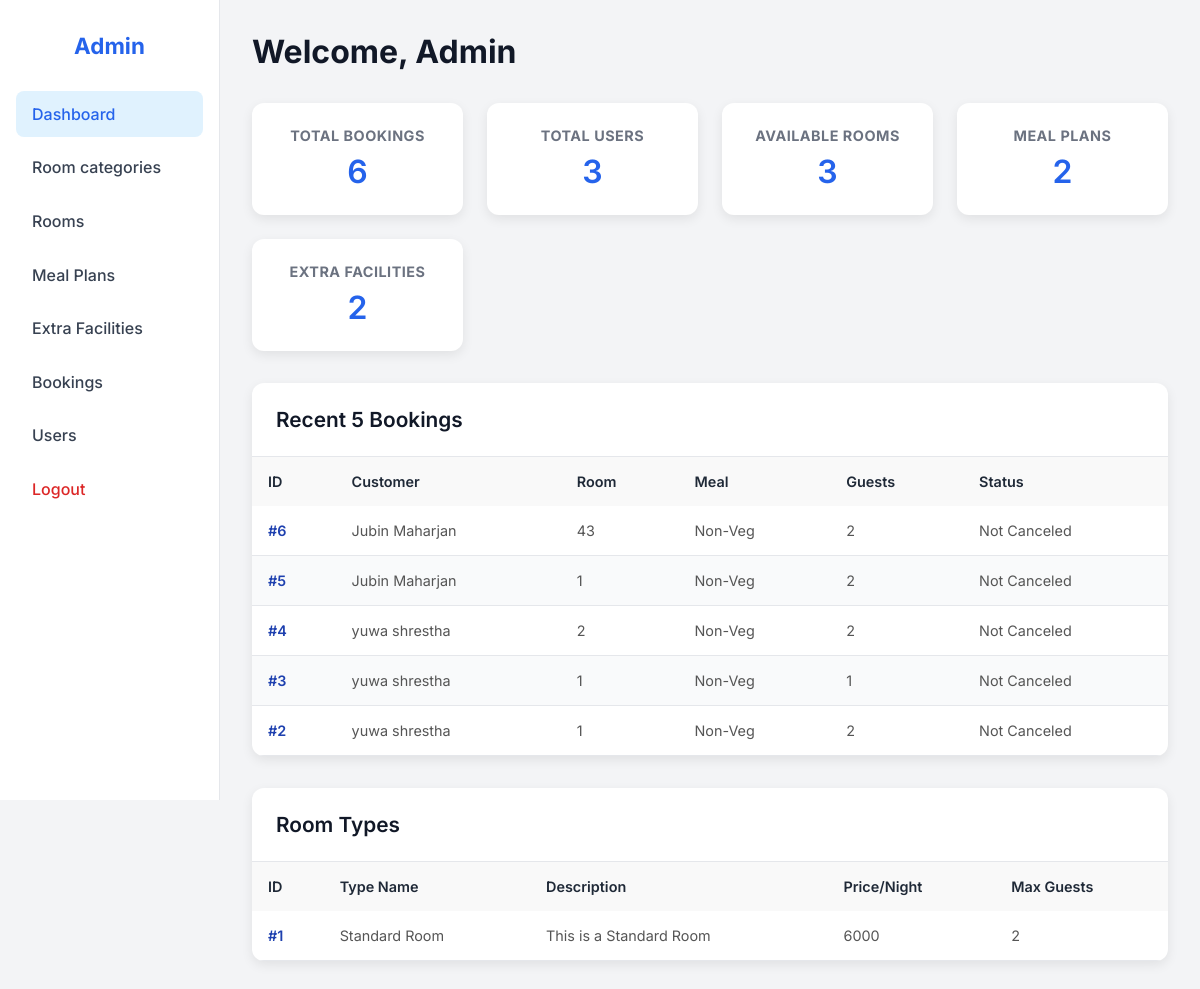
The app's page /admin_dashboard (signed in) with its own data.
### tables this page shows
CREATE TABLE bookings (
            booking_id INTEGER PRIMARY KEY AUTOINCREMENT,
            customer_id INTEGER NOT NULL,
            room_id INTEGER NOT NULL,
            meal_plan_id INTEGER NOT NULL,
            market_segment_id INTEGER NOT NULL,
            booking_status TEXT NOT NULL CHECK(booking_status IN ('Canceled','Not_Canceled')),
            lead_time INTEGER NOT NULL DEFAULT 0 CHECK(lead_time >= 0),
            arrival_year INTEGER NOT NULL,
            arrival_month INTEGER NOT NULL CHECK(arrival_month BETWEEN 1 AND 12),
            arrival_date INTEGER NOT NULL CHECK(arrival_date BETWEEN 1 AND 31),
            avg_price_per_room REAL NOT NULL DEFAULT 0 CHECK(avg_price_per_room >= 0),
            no_of_special_requests INTEGER NOT NULL DEFAULT 0 CHECK(no_of_special_requests >= 0),
            total_nights INTEGER NOT NULL DEFAULT 1 CHECK(total_nights >= 1),
            total_guests INTEGER NOT NULL DEFAULT 1 CHECK(total_guests >= 1),
            required_car_parking_space INTEGER NOT NULL DEFAULT 0 CHECK(required_car_parking_space IN (0,1)),
            created_at TIMESTAMP DEFAULT CURRENT_TIMESTAMP,
            FOREIGN KEY(customer_id) REFERENCES customers(customer_id),
            FOREIGN KEY(room_id) REFERENCES rooms(room_id),
            FOREIGN KEY(meal_plan_id) REFERENCES meal_plans(meal_plan_id),
            FOREIGN KEY(market_segment_id) REFERENCES market_segments(market_segment_id)
        );

CREATE TABLE customers (
            customer_id INTEGER PRIMARY KEY AUTOINCREMENT,
            name TEXT NOT NULL,
            email TEXT UNIQUE NOT NULL,
            phone TEXT,
            address TEXT,
            password TEXT NOT NULL,
            is_admin INTEGER NOT NULL DEFAULT 0 CHECK(is_admin IN (0,1))
        );

CREATE TABLE rooms (
            room_id INTEGER PRIMARY KEY AUTOINCREMENT,
            room_number TEXT UNIQUE NOT NULL,
            room_type_id INTEGER NOT NULL,
            price_per_night INTEGER,
            FOREIGN KEY(room_type_id) REFERENCES room_types(room_type_id) ON DELETE CASCADE
        );

CREATE TABLE meal_plans (
            meal_plan_id INTEGER PRIMARY KEY AUTOINCREMENT,
            meal_plan_name TEXT UNIQUE NOT NULL,
            image_path TEXT
        );

CREATE TABLE room_types (
            room_type_id INTEGER PRIMARY KEY AUTOINCREMENT,
            room_type_name TEXT UNIQUE NOT NULL,
            description TEXT,
            price_per_night INTEGER,
            image_path TEXT,
            max_guests INTEGER NOT NULL DEFAULT 2 CHECK(max_guests >= 1)
        );

### app.py (the view)
    @app.get("/admin_dashboard")
    @need_admin
    def admin_dashboard():
        return render_template(
            "admin_dashboard.html",
            total_bookings=booking_model.count_bookings(),
            available_rooms=room_model.count_rooms(),
            total_meal_plans=meal_plan_model.count_meal_plans(),
            total_extra_facilities=extra_facility_model.count_extra_facilities(),
            total_users=customer_model.count_non_admin_users(),
            recent_bookings=booking_model.list_recent_bookings(limit=5),
            room_types=room_model.list_room_types_for_dashboard(),
        )

### app.py (called while the page is built)
def need_admin(view_func):
    @wraps(view_func)
    def wrapped(*args, **kwargs):
        if "user_id" not in session:
            flash("Please login first.", "warning")
            return redirect(url_for("login", next=request.url))
        if not session.get("is_admin"):
            flash("Admin access required.", "danger")
            return redirect(url_for("login"))
        return view_func(*args, **kwargs)
    return wrapped

### hotel_app/models/booking_model.py (called while the page is built)
def count_bookings():
    conn = db_model.conn()
    count = conn.execute("SELECT COUNT(*) FROM bookings").fetchone()[0]
    conn.close()
    return count

### hotel_app/models/customer_model.py (called while the page is built)
def count_non_admin_users():
    conn = db_model.conn()
    count = conn.execute("SELECT COUNT(*) FROM customers WHERE is_admin=0").fetchone()[0]
    conn.close()
    return count

### hotel_app/models/db.py (called while the page is built)
def conn():
    conn = sqlite3.connect(DB_PATH)
    conn.row_factory = sqlite3.Row
    conn.execute("PRAGMA foreign_keys = ON")
    return conn

### hotel_app/models/extra_facility_model.py (called while the page is built)
def count_extra_facilities():
    conn = db_model.conn()
    count = conn.execute("SELECT COUNT(*) FROM extra_facilities").fetchone()[0]
    conn.close()
    return count

### hotel_app/models/meal_plan_model.py (called while the page is built)
def count_meal_plans():
    conn = db_model.conn()
    count = conn.execute("SELECT COUNT(*) FROM meal_plans").fetchone()[0]
    conn.close()
    return count

### hotel_app/models/room_model.py (called while the page is built)
def list_room_types_for_dashboard():
    conn = db_model.conn()
    rows = conn.execute(
        """
        SELECT room_type_id, room_type_name, description, price_per_night, max_guests
        FROM room_types
        ORDER BY room_type_id
    """
    ).fetchall()
    conn.close()
    return rows

def count_rooms():
    conn = db_model.conn()
    count = conn.execute("SELECT COUNT(*) FROM rooms").fetchone()[0]
    conn.close()
    return count

### templates/admin_dashboard.html (shortened to what this page needs)
<!DOCTYPE html>
<html lang="en">
<head>
    <link rel="stylesheet" href="{{ url_for('static', filename='css/admin_dashboard.css') }}">
    <link rel="stylesheet" href="{{ url_for('static', filename='css/flash.css') }}">
</head>
<body>
    <div class="dashboard">
        <aside class="sidebar">
            <h2>Admin</h2>
            <nav>
                <a href="{{ url_for('admin_dashboard') }}" class="active">Dashboard</a>
                <a href="{{ url_for('manage_room_types') }}">Room categories</a>
                <a href="{{ url_for('manage_rooms') }}">Rooms</a>
                <a href="{{ url_for('manage_meal_plans') }}">Meal Plans</a>
                <a href="{{ url_for('manage_extra_facilities') }}">Extra Facilities</a>
                <a href="{{ url_for('admin_view_bookings') }}">Bookings</a>
                <a href="{{ url_for('admin_view_users') }}">Users</a>
                <a href="{{ url_for('logout') }}" class="logout">Logout</a>
            </nav>
        </aside>
        <main class="main-content">
            <header class="main-header">
                <h1>Welcome, Admin</h1>
            </header>
            <section class="stats-section">
                <div class="stats-cards">
                    <div class="card">
                        <h3>Total Bookings</h3>
                        <p>{{ total_bookings }}</p>
                    </div>
                    <div class="card">
                        <h3>Total Users</h3>
                        <p>{{ total_users }}</p>
                    </div>
                    <div class="card">
                        <h3>Available Rooms</h3>
                        <p>{{ available_rooms }}</p>
                    </div>
                    <div class="card">
                        <h3>Meal Plans</h3>
                        <p>{{ total_meal_plans }}</p>
                    </div>
                    <div class="card">
                        <h3>Extra Facilities</h3>
                        <p>{{ total_extra_facilities }}</p>
                    </div>
                </div>
            </section>
            <section class="recent-bookings-section">
                <div class="table-card">
                    <h2>Recent 5 Bookings</h2>
                    <div class="table-wrapper">
                        <table class="simple-table">
                            <thead>
                                <tr>
                                    <th>ID</th>
                                    <th>Customer</th>
                                    <th>Room</th>
                                    <th>Meal</th>
                                    <th>Guests</th>
                                    <th>Status</th>
                                </tr>
                            </thead>
                            <tbody>
                                {% for b in recent_bookings %}
                                <tr>
                                    <td>#{{ b.booking_id }}</td>
                                    <td>{{ b.customer_name }}</td>
                                    <td>{{ b.room_number }}</td>
                                    <td>{{ b.meal_plan_name }}</td>
                                    <td>{{ b.total_guests or 0 }}</td>
                                    <td>{{ "Canceled" if b.booking_status == "Canceled" else "Not Canceled" }}</td>
                                </tr>
                                {% else %}
                                <tr>
                                    <td colspan="6">No recent bookings</td>
                                </tr>
                                {% endfor %}
                            </tbody>
                        </table>
                    </div>
                </div>
            </section>
            <section>
                <div class="table-card">
                    <h2>Room Types</h2>
                    <div class="table-wrapper">
                        <table class="simple-table">
                            <thead>
                                <tr>
                                    <th>ID</th>
                                    <th>Type Name</th>
                                    <th>Description</th>
                                    <th>Price/Night</th>
                                    <th>Max Guests</th>
                                </tr>
                            </thead>
                            <tbody>
                                {% for rt in room_types %}
                                <tr>
                                    <td>#{{ rt.room_type_id }}</td>
                                    <td>{{ rt.room_type_name }}</td>
                                    <td>{{ rt.description or "-" }}</td>
                                    <td>{{ rt.price_per_night or "-" }}</td>
                                    <td>{{ rt.max_guests or 2 }}</td>
                                </tr>
                                {% else %}
                                <tr>
                                    <td colspan="5">No room types available</td>
                                </tr>
                                {% endfor %}
                            </tbody>
                        </table>
                    </div>
                </div>
            </section>
        </main>
    </div>
</body>
</html>

### static/css/admin_dashboard.css (style rules this page uses)
* { margin: 0; padding: 0; box-sizing: border-box; }
body { font-family: 'Inter', sans-serif; background: #f3f4f6; color: #1f2937; }
.dashboard { display: flex; min-height: 100vh; }
.sidebar { width: 220px; background: #ffffff; border-right: 1px solid #e5e7eb; padding: 2rem 1rem; position: fixed; height: 100vh; }
.sidebar h2 { font-size: 1.4rem; font-weight: 700; text-align: center; margin-bottom: 2rem; color: #2563eb; }
.sidebar nav { display: flex; flex-direction: column; gap: 0.5rem; }
.sidebar nav a { padding: 0.8rem 1rem; color: #374151; text-decoration: none; border-radius: 8px; font-weight: 500; transition: all 0.2s ease-in-out; }
.sidebar nav a:hover, .sidebar nav a.active { background: #e0f2fe; color: #2563eb; }
.sidebar nav a.logout { margin-top: auto; color: #dc2626; }
.main-content { flex: 1; margin-left: 220px; padding: 2rem; }
.main-header h1 { font-size: 2rem; font-weight: 700; margin-bottom: 2rem; color: #111827; }
.stats-cards { display: grid; grid-template-columns: repeat(auto-fit, minmax(200px, 1fr)); gap: 1.5rem; margin-bottom: 2rem; }
.card { background: #fff; border-radius: 12px; padding: 1.5rem; text-align: center; box-shadow: 0 4px 12px rgba(0, 0, 0, 0.08); transition: transform 0.3s, box-shadow 0.3s; }
.card h3 { font-size: 0.9rem; color: #6b7280; margin-bottom: 0.5rem; text-transform: uppercase; letter-spacing: 0.5px; }
.card p { font-size: 2rem; font-weight: 600; color: #2563eb; }
.table-card { background: #fff; border-radius: 12px; overflow: hidden; box-shadow: 0 4px 12px rgba(0, 0, 0, 0.08); margin-bottom: 2rem; }
.table-card h2 { padding: 1.5rem; font-size: 1.3rem; font-weight: 600; border-bottom: 1px solid #e5e7eb; color: #111827; }
.table-wrapper { overflow-x: auto; }
.simple-table { width: 100%; border-collapse: collapse; font-size: 0.9rem; }
.simple-table th { background: #f9f9f9; padding: 1rem; text-align: left; font-weight: 600; position: sticky; top: 0; z-index: 10; }
.simple-table td { padding: 1rem; border-bottom: 1px solid #e5e7eb; color: #555; }
.simple-table tbody tr:nth-child(even) { background: #f9fafb; }
.simple-table td:first-child { font-weight: 600; color: #1e40af; }

### records on screen
bookings: booking_id "6", customer_name "Jubin Maharjan", room_number "43", meal_plan_name "Non-Veg", total_guests "2", booking_status "Not Canceled"
bookings: booking_id "5", customer_name "Jubin Maharjan", room_number "1", meal_plan_name "Non-Veg", total_guests "2", booking_status "Not Canceled"
bookings: booking_id "4", customer_name "yuwa shrestha", room_number "2", meal_plan_name "Non-Veg", total_guests "2", booking_status "Not Canceled"
bookings: booking_id "3", customer_name "yuwa shrestha", room_number "1", meal_plan_name "Non-Veg", total_guests "1", booking_status "Not Canceled"
bookings: booking_id "2", customer_name "yuwa shrestha", room_number "1", meal_plan_name "Non-Veg", total_guests "2", booking_status "Not Canceled"
room_types: room_type_id "1", room_type_name "Standard Room", description "This is a Standard Room", price_per_night "6000", max_guests "2"

### other values on screen
{{ total_bookings }} "6"
{{ total_users }} "3"
{{ available_rooms }} "3"
{{ total_meal_plans }} "2"
{{ total_extra_facilities }} "2"
